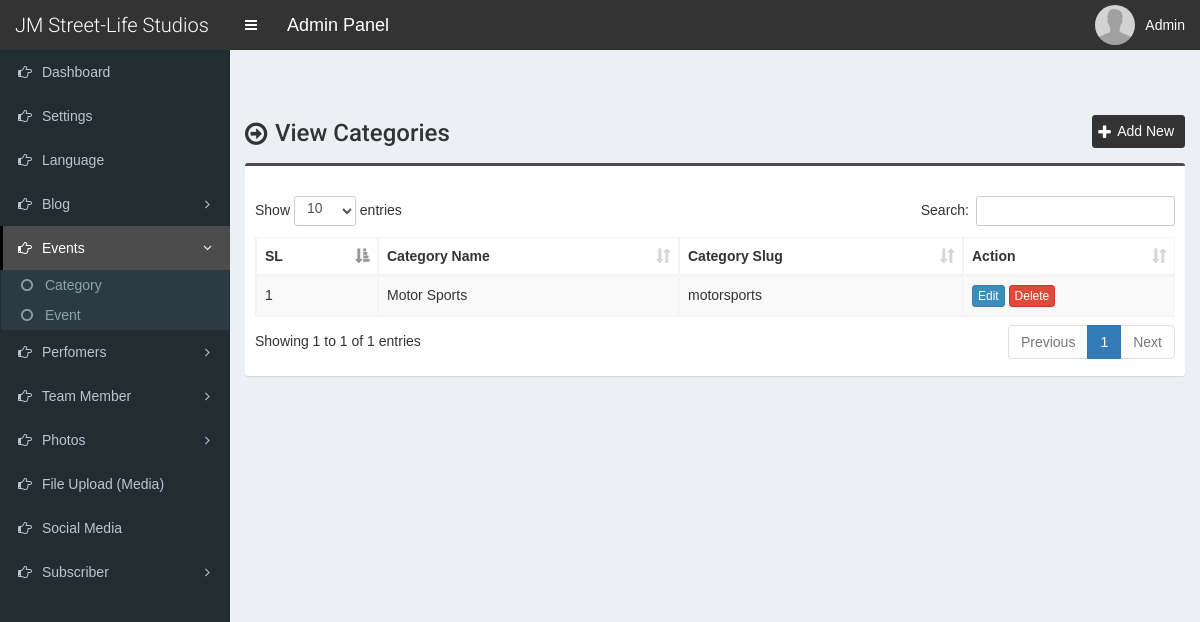
Page /admin/event-category.php (signed in) on the committed database.
### tables this page shows
CREATE TABLE `tbl_settings` (
  `id` int(11) NOT NULL,
  `logo` varchar(255) NOT NULL,
  `favicon` varchar(255) NOT NULL,
  `footer_about` mediumtext NOT NULL,
  `footer_copyright` mediumtext NOT NULL,
  `contact_address` mediumtext NOT NULL,
  `contact_email` varchar(255) NOT NULL,
  `contact_phone` varchar(255) NOT NULL,
  `contact_fax` varchar(255) NOT NULL,
  `contact_map_iframe` mediumtext NOT NULL,
  `total_recent_news_footer` int(10) NOT NULL,
  `total_popular_news_footer` int(10) NOT NULL,
  `total_recent_news_sidebar` int(11) NOT NULL,
  `total_popular_news_sidebar` int(11) NOT NULL,
  `total_recent_news_home_page` int(11) NOT NULL,
  `meta_title_home` mediumtext NOT NULL,
  `meta_keyword_home` mediumtext NOT NULL,
  `meta_description_home` mediumtext NOT NULL,
  `home_title_service` varchar(255) NOT NULL,
  `home_subtitle_service` varchar(255) NOT NULL,
  `home_status_service` varchar(10) NOT NULL,
  `home_title_team_member` varchar(255) NOT NULL,
  `home_subtitle_team_member` varchar(255) NOT NULL,
  `home_status_team_member` varchar(10) NOT NULL,
  `home_title_testimonial` varchar(255) NOT NULL,
  `home_subtitle_testimonial` varchar(255) NOT NULL,
  `home_status_testimonial` varchar(10) NOT NULL,
  `home_photo_testimonial` varchar(255) NOT NULL,
  `home_title_news` varchar(255) NOT NULL,
  `home_subtitle_news` varchar(255) NOT NULL,
  `home_status_news` varchar(10) NOT NULL,
  `home_title_partner` varchar(255) NOT NULL,
  `home_subtitle_partner` varchar(255) NOT NULL,
  `home_status_partner` varchar(10) NOT NULL,
  `mod_rewrite` varchar(10) NOT NULL,
  `newsletter_title` varchar(255) NOT NULL,
  `newsletter_text` mediumtext NOT NULL,
  `newsletter_photo` varchar(255) NOT NULL,
  `newsletter_status` varchar(10) NOT NULL,
  `banner_search` varchar(255) NOT NULL,
  `banner_category` varchar(255) NOT NULL,
  `counter_1_title` varchar(255) NOT NULL,
  `counter_1_value` varchar(10) NOT NULL,
  `counter_2_title` varchar(255) NOT NULL,
  `counter_2_value` varchar(10) NOT NULL,
  `counter_3_title` varchar(255) NOT NULL,
  `counter_3_value` varchar(10) NOT NULL,
  `counter_4_title` varchar(255) NOT NULL,
  `counter_4_value` varchar(10) NOT NULL,
  `counter_photo` varchar(255) NOT NULL,
  `counter_status` varchar(10) NOT NULL,
  `color` varchar(10) NOT NULL,
  `preloader` varchar(3) NOT NULL,
  `active_editor` varchar(40) NOT NULL,
  `website_name` varchar(255) NOT NULL,
  `home_about_title` varchar(200) NOT NULL,
  `home_about_img` varchar(200) NOT NULL,
  `home_about_content` varchar(2000) NOT NULL
);

CREATE TABLE `tbl_event_category` (
  `event_category_id` int(11) NOT NULL,
  `event_category_name` varchar(255) NOT NULL,
  `event_category_slug` varchar(255) NOT NULL,
  `meta_title` varchar(255) NOT NULL,
  `meta_keyword` mediumtext NOT NULL,
  `meta_description` mediumtext NOT NULL
);

### admin/event-category.php (the view, shortened to what this page needs)
<?php require_once('./inc/header.php'); ?>
<section class="content-header">
	<div class="content-header-left">
		<h1>View Categories</h1>
	</div>
	<div class="content-header-right">
		<a href="event-category-add.php" class="btn btn-primary btn-sm">Add New</a>
	</div>
</section>
<section class="content">
  <div class="row">
    <div class="col-md-12">
      <div class="box box-info">
        <div class="box-body table-responsive">
          <table id="example1" class="table table-bordered table-striped">
			<thead>
			    <tr>
			        <th>SL</th>
			        <th>Category Name</th>
			        <th>Category Slug</th>
			        <th>Action</th>
			    </tr>
			</thead>
            <tbody>
            	<?php
            	$i=0;
            	$statement = $pdo->prepare("SELECT * FROM tbl_event_category ORDER BY event_category_id ASC");
            	$statement->execute();
            	$result = $statement->fetchAll(PDO::FETCH_ASSOC);
            	foreach ($result as $row) {
            		$i++;
            		?>
					<tr>
	                    <td><?php echo $i; ?></td>
	                    <td><?php echo $row['event_category_name']; ?></td>
	                    <td><?php echo $row['event_category_slug']; ?></td>
	                    <td>
	                        <a href="event-category-edit.php?id=<?php echo $row['event_category_id']; ?>" class="btn btn-primary btn-xs">Edit</a>
	                        <a href="#" class="btn btn-danger btn-xs" data-href="event-category-delete.php?id=<?php echo $row['event_category_id']; ?>" data-toggle="modal" data-target="#confirm-delete">Delete</a>
	                    </td>
	                </tr>
            		<?php
            	}
            	?>
            </tbody>
          </table>
        </div>
      </div>
</section>
<?php require_once('./inc/footer.php'); ?>

### admin/inc/header.php (shortened to what this page needs)
<?php
include('./database/config.php');
$q = $pdo->prepare("SELECT * FROM tbl_settings WHERE id=?");
$q->execute([1]);
$res = $q->fetchAll();
foreach ($res as $row) {
	$active_editor = $row['active_editor'];
	$website_name = $row['website_name'];
}
?>
<!DOCTYPE html>
<html>
<head>
	<link rel="stylesheet" href="css/bootstrap.min.css">
	<link rel="stylesheet" href="css/font-awesome.min.css">
	<link rel="stylesheet" href="css/ionicons.min.css">
	<link rel="stylesheet" href="css/datepicker3.css">
	<link rel="stylesheet" href="css/all.css">
	<link rel="stylesheet" href="css/select2.min.css">
	<link rel="stylesheet" href="css/dataTables.bootstrap.css">
	<link rel="stylesheet" href="css/jquery.fancybox.css">
	<link rel="stylesheet" href="css/AdminLTE.min.css">
	<link rel="stylesheet" href="css/_all-skins.min.css">
	<link rel="stylesheet" href="css/on-off-switch.css">
	<link rel="stylesheet" href="css/sb-admin.css">
	<?php if($active_editor == 'Summernote'): ?>
	<link rel="stylesheet" href="css/summernote.css">
	<?php endif; ?>
	<link rel="stylesheet" href="css/style.css">
</head>
<body class="hold-transition fixed skin-blue sidebar-mini">
	<div class="wrapper">
		<header class="main-header">
			<a href="index.php" class="logo">
				<span class="logo-lg"><?php echo $website_name; ?></span>
			</a>
			<nav class="navbar navbar-static-top">
				<a href="#" class="sidebar-toggle" data-toggle="offcanvas" role="button">
				</a>
				<span style="float:left;line-height:50px;color:#fff;padding-left:15px;font-size:18px;">Admin Panel</span>
				<div class="navbar-custom-menu">
					<ul class="nav navbar-nav">
						<li class="dropdown user user-menu">
							<a href="#" class="dropdown-toggle" data-toggle="dropdown">
								<img src="../assets/uploads/<?php echo $_SESSION['user']['photo']; ?>" class="user-image" alt="User Image">
								<span class="hidden-xs"><?php echo 'Admin'; ?></span>
							</a>
						</li>
					</ul>
				</div>
			</nav>
		</header>
  		<?php $cur_page = substr($_SERVER["SCRIPT_NAME"],strrpos($_SERVER["SCRIPT_NAME"],"/")+1); ?>
  		<aside class="main-sidebar">
    		<section class="sidebar">
      			<ul class="sidebar-menu">
			        <li class="treeview <?php if($cur_page == 'index.php') {echo 'active';} ?>">
			          <a href="index.php">
			            <i class="fa fa-hand-o-right"></i> <span>Dashboard</span>
			          </a>
			        </li>
			        <li class="treeview <?php if( ($cur_page == 'settings.php') ) {echo 'active';} ?>">
			          <a href="settings.php">
			            <i class="fa fa-hand-o-right"></i> <span>Settings</span>
			          </a>
			        </li>
			        <li class="treeview <?php if( ($cur_page == 'language.php') ) {echo 'active';} ?>">
			          <a href="language.php">
			            <i class="fa fa-hand-o-right"></i> <span>Language</span>
			          </a>
			        </li>
					<li class="treeview <?php if( ($cur_page == 'category-add.php')||($cur_page == 'category.php')||($cur_page == 'category-edit.php') || ($cur_page == 'blog-add.php')||($cur_page == 'blog.php')||($cur_page == 'blog-edit.php') || ($cur_page == 'comment.php') ) {echo 'active';} ?>">
						<a href="#">
							<i class="fa fa-hand-o-right"></i>
							<span>Blog</span>
							<span class="pull-right-container">
								<i class="fa fa-angle-left pull-right"></i>
							</span>
						</a>
					</li>
					<li class="treeview <?php if( ($cur_page == 'event-category-add.php')||($cur_page == 'event-category.php')||($cur_page == 'event-category-edit.php') || ($cur_page == 'event-add.php')||($cur_page == 'events.php')||($cur_page == 'event-edit.php') ) {echo 'active';} ?>">
						<a href="#">
							<i class="fa fa-hand-o-right"></i>
							<span>Events</span>
							<span class="pull-right-container">
								<i class="fa fa-angle-left pull-right"></i>
							</span>
						</a>
						<ul class="treeview-menu">
							<li><a href="event-category.php"><i class="fa fa-circle-o"></i> Category</a></li>
							<li><a href="events.php"><i class="fa fa-circle-o"></i> Event</a></li>
						</ul>
					</li>
					<li class="treeview <?php if( ($cur_page == 'performer-category-add.php')||($cur_page == 'performer-category.php')||($cur_page == 'performer-category-edit.php') || ($cur_page == 'performer-add.php')||($cur_page == 'performer.php')||($cur_page == 'performer-edit.php') ) {echo 'active';} ?>">
						<a href="#">
							<i class="fa fa-hand-o-right"></i>
							<span>Perfomers</span>
							<span class="pull-right-container">
								<i class="fa fa-angle-left pull-right"></i>
							</span>
						</a>
					</li>
					<li class="treeview <?php if( ($cur_page == 'designation-add.php')||($cur_page == 'designation.php')||($cur_page == 'designation-edit.php') || ($cur_page == 'team-member-add.php')||($cur_page == 'team-member.php')||($cur_page == 'team-member-edit.php') ) {echo 'active';} ?>">
						<a href="#">
							<i class="fa fa-hand-o-right"></i>
							<span>Team Member</span>
							<span class="pull-right-container">
								<i class="fa fa-angle-left pull-right"></i>
							</span>
						</a>
					</li>
			        <li class="treeview <?php if( ($cur_page == 'photo-category-add.php')||($cur_page == 'photo-category.php')||($cur_page == 'photo-category-edit.php') || ($cur_page == 'photo-add.php')||($cur_page == 'photo.php')||($cur_page == 'photo-edit.php') || ($cur_page == 'video-category-add.php')||($cur_page == 'video-category.php')||($cur_page == 'video-category-edit.php') || ($cur_page == 'video-add.php')||($cur_page == 'video.php')||($cur_page == 'video-edit.php') ) {echo 'active';} ?>">
						<a href="#">
							<i class="fa fa-hand-o-right"></i>
							<span>Photos</span>
							<span class="pull-right-container">
								<i class="fa fa-angle-left pull-right"></i>
							</span>
						</a>
					</li>
					<li class="treeview <?php if( ($cur_page == 'file-add.php')||($cur_page == 'file.php')||($cur_page == 'file-edit.php') ) {echo 'active';} ?>">
			          <a href="file.php">
			            <i class="fa fa-hand-o-right"></i> <span>File Upload (Media)</span>
			          </a>
			        </li>
			        <li class="treeview <?php if( ($cur_page == 'social-media.php') ) {echo 'active';} ?>">
			          <a href="social-media.php">
			            <i class="fa fa-hand-o-right"></i> <span>Social Media</span>
			          </a>
			        </li>
			        <li class="treeview <?php if( ($cur_page == 'subscriber.php')||($cur_page == 'subscriber-email.php') ) {echo 'active';} ?>">
						<a href="#">
							<i class="fa fa-hand-o-right"></i>
							<span>Subscriber</span>
							<span class="pull-right-container">
								<i class="fa fa-angle-left pull-right"></i>
							</span>
						</a>
					</li>
      			</ul>
    		</section>
  		</aside>
  		<div class="content-wrapper">

### admin/css/sb-admin.css (style rules this page uses)
body { margin-top: 50px; }

### admin/css/style.css (style rules this page uses)
body { font-size: 14px; height: 100%; background-color: #F7F7F7; font-family: var(--source-sans); }
.navbar-nav>.user-menu .user-image { width: 40px; height: 40px; margin-top: -10px; }
.content-header>h1, .content-header .content-header-left h1 { font-family: 'Roboto', sans-serif; }
.main-header .logo { text-align: left; }
.main-header .logo .logo-lg { font-family: 'Roboto', sans-serif; }
.box-info { padding-top: 20px; }
.sidebar-menu li.active>a>.pull-right-container>.fa-angle-left { -webkit-transform: rotate(90deg); -ms-transform: rotate(90deg); -o-transform: rotate(90deg); transform: rotate(90deg); }
.sidebar-menu li>a>.pull-right-container>.fa-angle-left:before { content: "\f105"; }
.content-header { overflow: hidden; }
.content-header .content-header-left { float: left; padding-top: 5px; }
.content-header .content-header-right { float: right; }
.content-header .content-header-left h1 { margin-top: 0; margin-bottom: 0; padding-left: 30px; font-size: 24px; position: relative; }
.content-header .content-header-left h1:before { position: absolute; top: 0; left: 0; font-family: 'FontAwesome', sans-serif; font-size: 26px; content: '\f18e'; }
.content-header .content-header-right a { position: relative; padding-left: 24px; font-size: 14px; }
.content-header .content-header-right a:before { position: absolute; top: 4px; left: 5px; font-family: 'FontAwesome', sans-serif; font-size: 16px; content: '\f067'; }
.skin-blue .sidebar-menu>li:hover>a, .skin-blue .sidebar-menu>li.active>a { color: #fff; background: #3c8dbc; border-left-color: #3c8dbc; }
.skin-blue .main-header .logo, .skin-blue .main-header .logo:hover, .skin-blue .main-header .navbar, .skin-blue .main-header .navbar .sidebar-toggle:hover { background-color: #333333; }
.skin-blue .sidebar-menu>li:hover>a, .skin-blue .sidebar-menu>li.active>a { background-color: #4c4c4c; border-left-color: #000000; }
.box.box-info { border-top-color: #4c4c4c; }
.content-header .content-header-right a { background-color: #333333; border-color: #333333; }
.sidebar-menu .treeview-menu>li>a { font-size: 14px; }

### rows in the picture
tbl_settings: website_name "JM Street-Life Studios"
tbl_event_category: event_category_name "Motor Sports", event_category_slug "motorsports"
